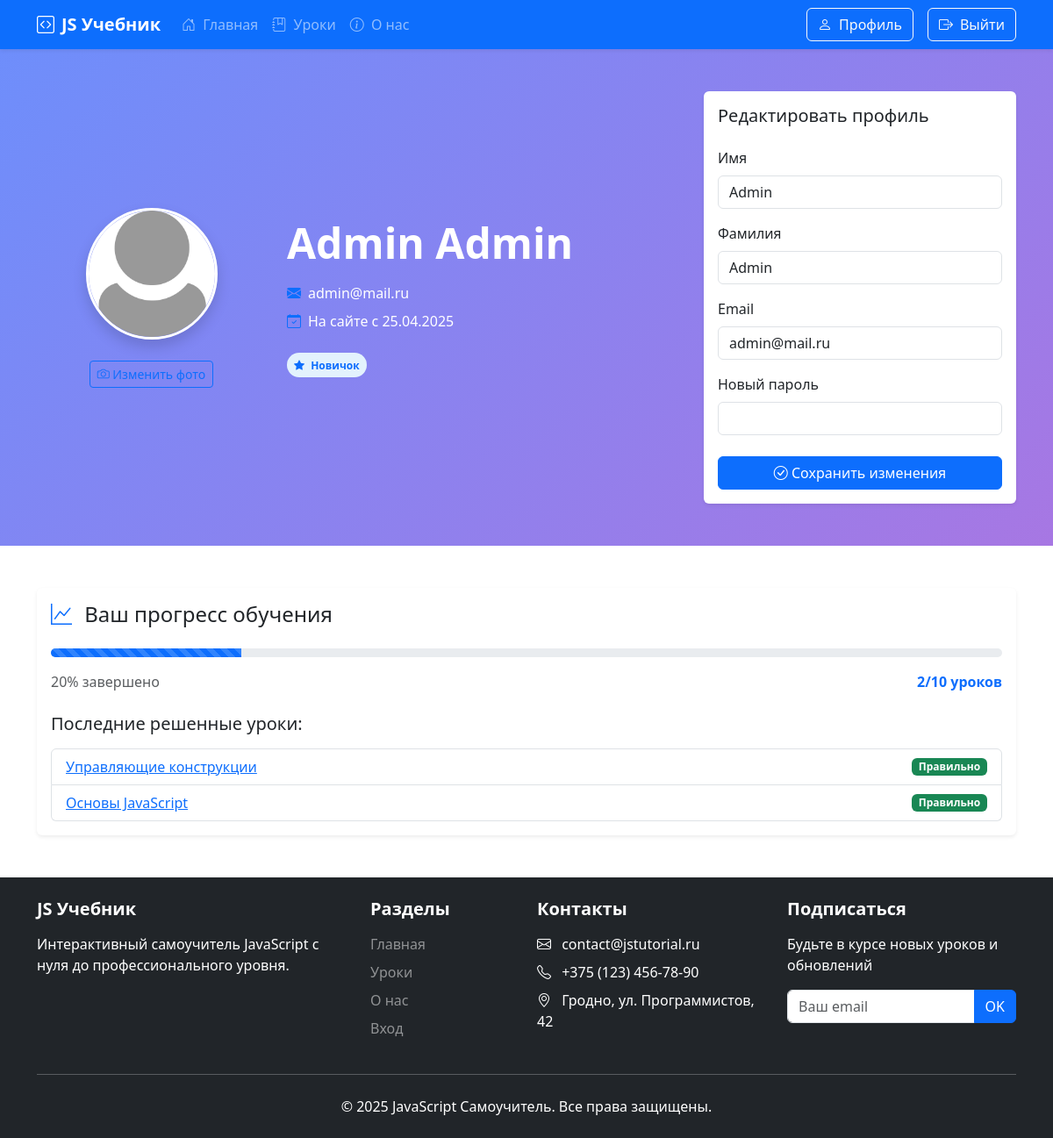
The app's page /profile (signed in), older data.
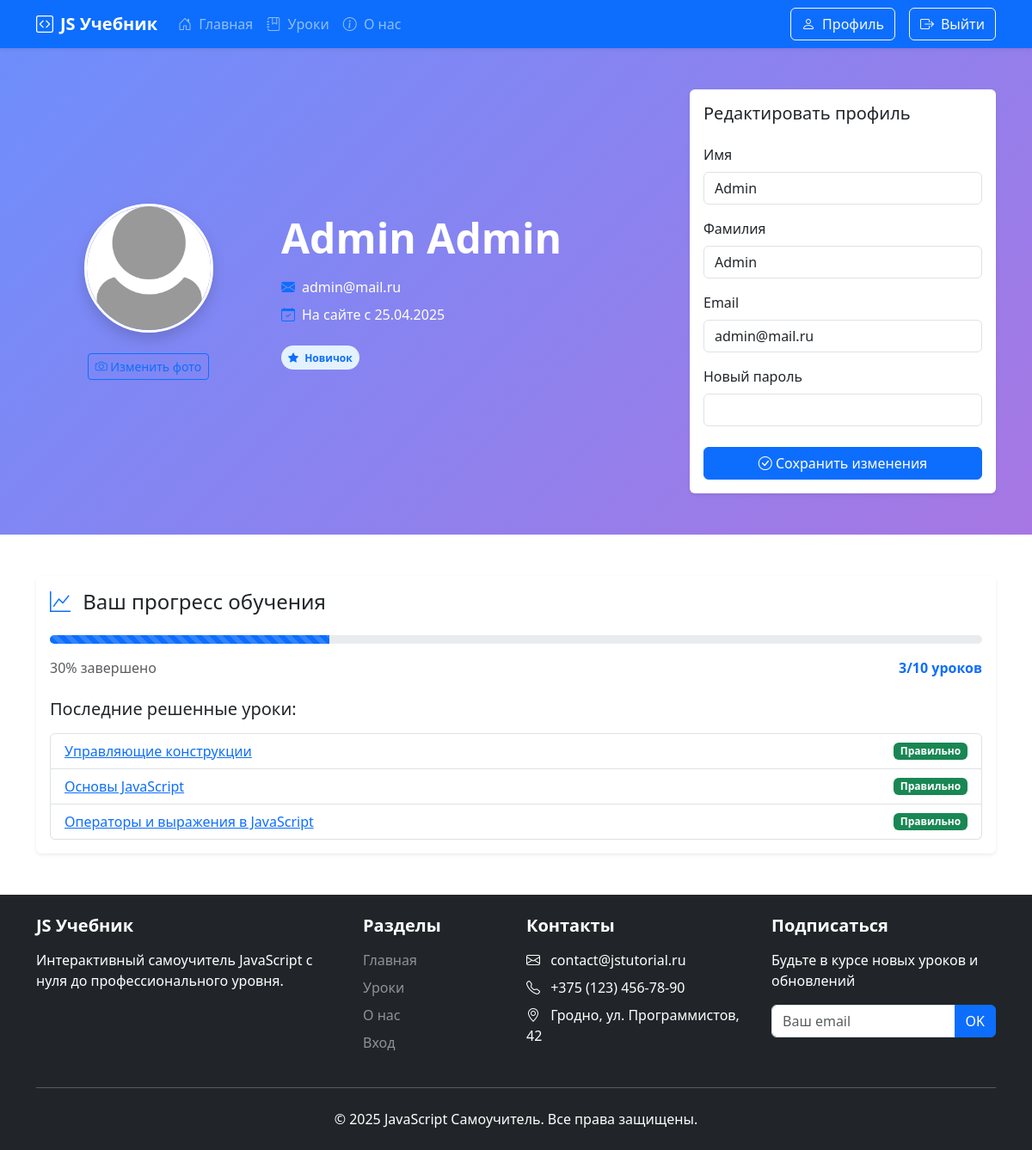
The same page, newer data.
### app.py (models this page shows, shortened)
class Users(db.Model):
    id = db.Column(db.Integer,primary_key=True)
    name = db.Column(db.String(100))
    surname = db.Column(db.String(100))
    email = db.Column(db.String(100), unique=True)
    password = db.Column(db.String(100), unique=True)
    root = db.Column(db.Integer, default=0)
    join_date = db.Column(db.DateTime, default=datetime.now)
    avatar = db.Column(db.String(120), default='default.jpg')
    userSolution = db.relationship('UserSolution', backref='users', lazy=True)

class UserSolution(db.Model):
    id = db.Column(db.Integer, primary_key=True)
    user_id = db.Column(db.Integer, db.ForeignKey('users.id'))
    lesson_id = db.Column(db.Integer, db.ForeignKey('lesson.id'))
    code = db.Column(db.Text)
    submitted_at = db.Column(db.DateTime, default=datetime.now)
    is_correct = db.Column(db.Boolean)

class Lesson(db.Model):
    id = db.Column(db.Integer, primary_key=True)
    title = db.Column(db.String(100), nullable=False)
    description = db.Column(db.String(100), nullable=False)
    content = db.Column(db.Text, nullable=False)
    task = db.Column(db.Text, nullable=False)
    solution = db.Column(db.Text, nullable=False)
    userSolution = db.relationship('UserSolution', backref='lesson', lazy=True)

### app.py (the view)
@app.route('/profile', methods=['GET', 'POST'])
def profile():
    if not 'name' in session:
        abort(401)
    user_id = Users.query.filter_by(email=session['name']).first().id
    total_lessons = Lesson.query.count()
    completed_lessons = UserSolution.query.filter_by(
        user_id=user_id,
        is_correct=True
    ).distinct(UserSolution.lesson_id).count()
    progress_percent = int((completed_lessons / total_lessons) * 100) if total_lessons > 0 else 0
    recent_solutions = UserSolution.query.filter_by(user_id=user_id).join(Lesson).all()
    return render_template("profile.html",
                         progress_percent=progress_percent,
                         completed_lessons=completed_lessons,
                         total_lessons=total_lessons,recent_solutions=recent_solutions, now = datetime.now)

### app.py (called while the page is built)
@app.context_processor
def inject_user():
    def get_user_name():
        if 'name' in session:
            return Users.query.filter_by(email=session['name']).first()
    return dict(active_user=get_user_name())

### templates/profile.html (shortened to what this page needs)
{% extends 'base.html' %}
{% block main %}
<div class="profile-header py-5 bg-light">
    <div class="container">
        <div class="row align-items-center">
            <div class="col-md-3 text-center mb-4 mb-md-0">
                <div class="avatar-container position-relative">
                    <img src="../static/img/upload/{{active_user.avatar}}"
                         class="avatar rounded-circle shadow mb-3"
                         alt="Аватар" width="150" height="150">
                    <button class="btn btn-outline-primary btn-sm mt-2 avatar-upload-btn">
                        <i class="bi bi-camera"></i> Изменить фото
                    </button>
                </div>
            </div>
            <div class="col-md-5">
                <h1 class="display-5 fw-bold mb-3">{{ active_user.name }} {{ active_user.surname }}</h1>
                <div class="d-flex align-items-center mb-2">
                    <i class="bi bi-envelope-fill text-primary me-2"></i>
                    <span>{{ active_user.email}}</span>
                </div>
                <div class="d-flex align-items-center">
                    <i class="bi bi-calendar-check text-primary me-2"></i>
                    <span>На сайте с {{ active_user.join_date.strftime('%d.%m.%Y') }}</span>
                </div>
                <div class="mt-4">
                    {% set days_on_site = (now() - active_user.join_date).days %}
                    {% if days_on_site < 30 %}
                        <div class="badge bg-primary-light text-primary rounded-pill p-2">
                            <i class="bi bi-star-fill me-1"></i> Новичок
                        </div>
                    {% elif 30 <= days_on_site < 180 %}
                        <div class="badge bg-success-light text-success rounded-pill p-2">
                            <i class="bi bi-award-fill me-1"></i> Опытный
                        </div>
                    {% elif 180 <= days_on_site < 365 %}
                        <div class="badge bg-warning-light text-warning rounded-pill p-2">
                            <i class="bi bi-trophy-fill me-1"></i> Ветеран
                        </div>
                    {% else %}
                        <div class="badge bg-danger-light text-danger rounded-pill p-2">
                            <i class="bi bi-gem-fill me-1"></i> Легенда
                        </div>
                    {% endif %}
                </div>
            </div>
            <div class="col-md-4">
                <div class="card border-0 shadow-sm">
                    <div class="card-body">
                        <h5 class="card-title mb-4">Редактировать профиль</h5>
                        <form action="{{url_for('edit_profile')}}" method="post">
                            <div class="mb-3">
                                <label for="regName" class="form-label">Имя</label>
                                <input type="text" class="form-control" id="regName" name="name" value="{{active_user.name}}" required>
                            </div>
                            <div class="mb-3">
                                <label for="regSurname" class="form-label">Фамилия</label>
                                <input type="text" class="form-control" id="regSurname" name="surname" value="{{active_user.surname}}" required>
                            </div>
                            <div class="mb-3">
                                <label for="regEmail" class="form-label">Email</label>
                                <input type="email" class="form-control" id="regEmail" name="email" value="{{active_user.email}}" required>
                            </div>
                            <div class="mb-4">
                                <label for="regPassword" class="form-label">Новый пароль</label>
                                <input type="password" class="form-control" id="regPassword" name="password" placeholder="">
                            </div>
                            <button type="submit" class="btn btn-primary w-100">
                                <i class="bi bi-check-circle"></i> Сохранить изменения
                            </button>
                        </form>
                    </div>
                </div>
            </div>
        </div>
    </div>
</div>
<div class="container my-5">
    <div class="row">
        <div class="col-lg-12 mx-auto">
            <div class="card border-0 shadow-sm">
                <div class="card-body">
                    <h4 class="card-title mb-4">
                        <i class="bi bi-graph-up text-primary me-2"></i> Ваш прогресс обучения
                    </h4>
                    <div class="progress mb-3" style="height: 10px;">
                        <div class="progress-bar bg-primary progress-bar-striped progress-bar-animated"
                             role="progressbar"
                             style="width: {{ progress_percent }}%;"
                             aria-valuenow="{{ progress_percent }}"
                             aria-valuemin="0"
                             aria-valuemax="100"></div>
                    </div>
                    <div class="d-flex justify-content-between mb-3">
                        <span class="text-muted">{{ progress_percent }}% завершено</span>
                        <span class="text-primary fw-bold">{{ completed_lessons }}/{{ total_lessons }} уроков</span>
                    </div>
                    <div class="mt-4">
                        <h5 class="mb-3">Последние решенные уроки:</h5>
                        <ul class="list-group">
                            {% for solution in recent_solutions %}
                            <li class="list-group-item d-flex justify-content-between align-items-center">
                                 <a href="/lesson/{{solution.lesson.id}}">{{ solution.lesson.title }}</a>
                                <span class="badge bg-{{ 'success' if solution.is_correct else 'danger' }}">
                                    {{ 'Правильно' if solution.is_correct else 'Неправильно' }}
                                </span>
                            </li>
                            {% endfor %}
                        </ul>
                    </div>
                </div>
            </div>
        </div>
    </div>
</div>
{% endblock %}

### templates/base.html (shortened to what this page needs)
<!DOCTYPE html>
<html lang="ru" data-bs-theme="light">
  <head>
    <link rel="stylesheet" href="{{ url_for('static', filename='css/bootstrap.min.css') }}">
    <link rel="stylesheet" href="https://cdn.jsdelivr.net/npm/bootstrap-icons@1.10.0/font/bootstrap-icons.css">
    <link rel="stylesheet" href="https://cdnjs.cloudflare.com/ajax/libs/animate.css/4.1.1/animate.min.css"/>
    <link rel="stylesheet" href="{{ url_for('static', filename='css/style.css') }}">
  </head>
  <body class="d-flex flex-column min-vh-100">
    <nav class="navbar navbar-expand-lg navbar-dark bg-primary shadow-sm sticky-top">
      <div class="container">
        <a class="navbar-brand d-flex align-items-center" href="/">
          <i class="bi bi-code-square me-2"></i>
          <span class="fw-bold">JS Учебник</span>
        </a>
        <div class="collapse navbar-collapse" id="navbarNav">
          <ul class="navbar-nav me-auto">
            <li class="nav-item">
              <a class="nav-link " href="/">
                <i class="bi bi-house-door me-1"></i> Главная
              </a>
            </li>
            <li class="nav-item">
              <a class="nav-link" href="/lessons">
                <i class="bi bi-journal-bookmark me-1"></i> Уроки
              </a>
            </li>
            <li class="nav-item">
              <a class="nav-link" href="/about">
                <i class="bi bi-info-circle me-1"></i> О нас
              </a>
            </li>
          </ul>
          <div class="d-flex align-items-center ">
            {% if 'name' in session and active_user %}
            <a class="btn btn-outline-light mx-3" href="/profile"><i class="bi bi-person me-2"></i>Профиль</a>
            <a class="btn btn-outline-light" href="/logout"><i class="bi bi-box-arrow-right me-2"></i>Выйти</a>
            {% else %}
              <a href="/auth" class="btn btn-outline-light rounded-pill px-3">
                <i class="bi bi-box-arrow-in-right me-1"></i> Вход\Регистрация
              </a>
            {% endif %}
          </div>
        </div>
      </div>
    </nav>
    <main class="flex-grow-1">
      {% block main %}{% endblock %}
    </main>
    <footer class="bg-dark text-white py-4 mt-auto">
      <div class="container">
        <div class="row">
          <div class="col-md-4 mb-4 mb-md-0">
            <h5 class="fw-bold mb-3">JS Учебник</h5>
            <p>Интерактивный самоучитель JavaScript с нуля до профессионального уровня.</p>
          </div>
          <div class="col-md-2 mb-4 mb-md-0">
            <h5 class="fw-bold mb-3">Разделы</h5>
            <ul class="list-unstyled">
              <li class="mb-2"><a href="/" class="text-white-50 text-decoration-none">Главная</a></li>
              <li class="mb-2"><a href="/lessons" class="text-white-50 text-decoration-none">Уроки</a></li>
              <li class="mb-2"><a href="/about" class="text-white-50 text-decoration-none">О нас</a></li>
              <li class="mb-2"><a href="/auth" class="text-white-50 text-decoration-none">Вход</a></li>
            </ul>
          </div>
          <div class="col-md-3 mb-4 mb-md-0">
            <h5 class="fw-bold mb-3">Контакты</h5>
            <ul class="list-unstyled">
              <li class="mb-2"><i class="bi bi-envelope me-2"></i> contact@jstutorial.ru</li>
              <li class="mb-2"><i class="bi bi-telephone me-2"></i> +375 (123) 456-78-90</li>
              <li><i class="bi bi-geo-alt me-2"></i> Гродно, ул. Программистов, 42</li>
            </ul>
          </div>
          <div class="col-md-3">
            <h5 class="fw-bold mb-3">Подписаться</h5>
            <p>Будьте в курсе новых уроков и обновлений</p>
            <form class="mb-3" method="post">
              <div class="input-group">
                <input type="email" class="form-control" placeholder="Ваш email">
                <button class="btn btn-primary" type="button">OK</button>
              </div>
            </form>
          </div>
        </div>
        <hr class="my-4">
        <div class="text-center">
          <p class="mb-0">&copy; 2025 JavaScript Самоучитель. Все права защищены.</p>
        </div>
      </div>
    </footer>
  </body>
</html>

### static/css/style.css (style rules this page uses)
html, body { height: 100%; margin: 0; }
body { display: flex; flex-direction: column; }
.progress { height: 1.5rem; }
.card { transition: transform 0.3s, box-shadow 0.3s; }
main { flex: 1 0 auto; }
footer { flex-shrink: 0; }
.profile-header { background: linear-gradient(135deg, #6e8efb, #a777e3); color: white; }
.progress { height: 10px; }
.avatar { width: 150px; height: 150px; object-fit: cover; border: 5px solid white; }
.avatar { object-fit: cover; border: 3px solid white; box-shadow: 0 0.5rem 1rem rgba(0, 0, 0, 0.1); transition: all 0.3s ease; }
.avatar-container { display: flex; flex-direction: column; position: relative; align-items: center; }
.avatar-upload-btn { transition: all 0.3s ease; }
.bg-primary-light { background-color: #e3f2fd; }

Row changes from the older to the newer data that the page shows:
added UserSolution: lesson "Операторы и выражения в JavaScript", is_correct "Правильно"
Text that changed along with them:
{{ progress_percent }}: 20 → 30 (drawn)
{{ progress_percent }}: "20" → "30"
{{ completed_lessons }}: "2" → "3"
